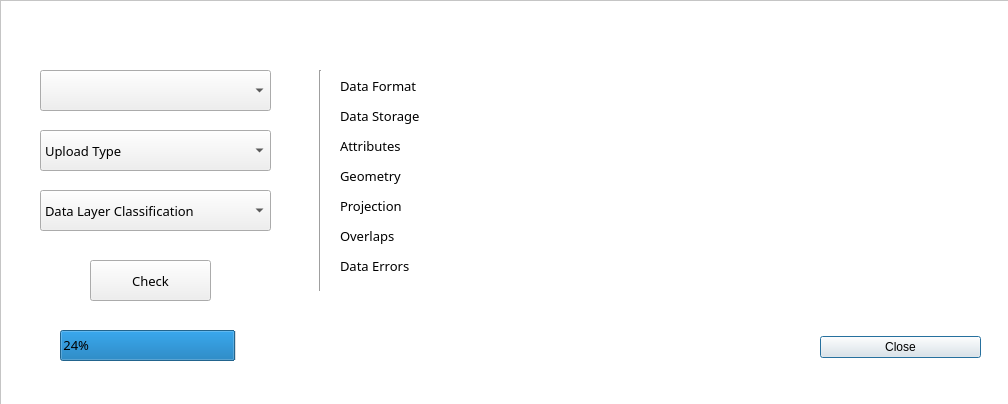
<?xml version="1.0" encoding="UTF-8"?>
<ui version="4.0">
 <class>flintpro_datackeckDialogBase</class>
 <widget class="QDialog" name="flintpro_datackeckDialogBase">
  <property name="windowModality">
   <enum>Qt::ApplicationModal</enum>
  </property>
  <property name="geometry">
   <rect>
    <x>0</x>
    <y>0</y>
    <width>1008</width>
    <height>404</height>
   </rect>
  </property>
  <property name="font">
   <font>
    <family>Bahnschrift Light SemiCondensed</family>
    <pointsize>10</pointsize>
    <weight>3</weight>
    <italic>false</italic>
    <bold>false</bold>
   </font>
  </property>
  <property name="windowTitle">
   <string>FLINTpro Datacheck</string>
  </property>
  <property name="layoutDirection">
   <enum>Qt::LeftToRight</enum>
  </property>
  <property name="autoFillBackground">
   <bool>false</bool>
  </property>
  <property name="styleSheet">
   <string notr="true">border-color: rgb(0, 0, 0);
font: 25 10pt &quot;Bahnschrift Light SemiCondensed&quot;;</string>
  </property>
  <widget class="QDialogButtonBox" name="button_box">
   <property name="geometry">
    <rect>
     <x>820</x>
     <y>331</y>
     <width>161</width>
     <height>31</height>
    </rect>
   </property>
   <property name="orientation">
    <enum>Qt::Vertical</enum>
   </property>
   <property name="standardButtons">
    <set>QDialogButtonBox::Close</set>
   </property>
   <property name="centerButtons">
    <bool>true</bool>
   </property>
  </widget>
  <widget class="QgsMapLayerComboBox" name="CB_maplayer">
   <property name="geometry">
    <rect>
     <x>40</x>
     <y>70</y>
     <width>231</width>
     <height>41</height>
    </rect>
   </property>
  </widget>
  <widget class="QComboBox" name="CB_upload_type">
   <property name="geometry">
    <rect>
     <x>40</x>
     <y>130</y>
     <width>231</width>
     <height>41</height>
    </rect>
   </property>
   <item>
    <property name="text">
     <string>Upload Type</string>
    </property>
   </item>
   <item>
    <property name="text">
     <string>Vector</string>
    </property>
   </item>
   <item>
    <property name="text">
     <string>Raster</string>
    </property>
   </item>
  </widget>
  <widget class="QComboBox" name="CB_layer_class">
   <property name="geometry">
    <rect>
     <x>40</x>
     <y>190</y>
     <width>231</width>
     <height>41</height>
    </rect>
   </property>
   <property name="styleSheet">
    <string notr="true"/>
   </property>
   <item>
    <property name="text">
     <string>Data Layer Classification</string>
    </property>
   </item>
   <item>
    <property name="text">
     <string>Simulation Area</string>
    </property>
   </item>
   <item>
    <property name="text">
     <string>Project Area</string>
    </property>
   </item>
   <item>
    <property name="text">
     <string>Administrative Boundary</string>
    </property>
   </item>
   <item>
    <property name="text">
     <string>Ecological Zone</string>
    </property>
   </item>
   <item>
    <property name="text">
     <string>Global Region</string>
    </property>
   </item>
   <item>
    <property name="text">
     <string>Soil Type</string>
    </property>
   </item>
   <item>
    <property name="text">
     <string>Forest Cover Region</string>
    </property>
   </item>
  </widget>
  <widget class="QLabel" name="Label_Errors">
   <property name="geometry">
    <rect>
     <x>530</x>
     <y>251</y>
     <width>461</width>
     <height>31</height>
    </rect>
   </property>
   <property name="cursor">
    <cursorShape>ArrowCursor</cursorShape>
   </property>
   <property name="contextMenuPolicy">
    <enum>Qt::ActionsContextMenu</enum>
   </property>
   <property name="toolTipDuration">
    <number>-1</number>
   </property>
   <property name="frameShape">
    <enum>QFrame::NoFrame</enum>
   </property>
   <property name="text">
    <string/>
   </property>
   <property name="textFormat">
    <enum>Qt::PlainText</enum>
   </property>
  </widget>
  <widget class="QPushButton" name="PB_Check_Button">
   <property name="geometry">
    <rect>
     <x>90</x>
     <y>260</y>
     <width>121</width>
     <height>41</height>
    </rect>
   </property>
   <property name="text">
    <string>Check</string>
   </property>
  </widget>
  <widget class="QLabel" name="Label_Format">
   <property name="geometry">
    <rect>
     <x>530</x>
     <y>71</y>
     <width>461</width>
     <height>31</height>
    </rect>
   </property>
   <property name="frameShape">
    <enum>QFrame::NoFrame</enum>
   </property>
   <property name="text">
    <string/>
   </property>
   <property name="textFormat">
    <enum>Qt::PlainText</enum>
   </property>
  </widget>
  <widget class="QLabel" name="Label_Errors_Static">
   <property name="geometry">
    <rect>
     <x>340</x>
     <y>250</y>
     <width>231</width>
     <height>31</height>
    </rect>
   </property>
   <property name="text">
    <string>Data Errors</string>
   </property>
   <property name="textFormat">
    <enum>Qt::PlainText</enum>
   </property>
   <property name="wordWrap">
    <bool>false</bool>
   </property>
  </widget>
  <widget class="QLabel" name="Label_Storage_Static">
   <property name="geometry">
    <rect>
     <x>340</x>
     <y>100</y>
     <width>231</width>
     <height>31</height>
    </rect>
   </property>
   <property name="text">
    <string>Data Storage</string>
   </property>
  </widget>
  <widget class="QLabel" name="Label_Format_Static">
   <property name="geometry">
    <rect>
     <x>340</x>
     <y>70</y>
     <width>231</width>
     <height>31</height>
    </rect>
   </property>
   <property name="text">
    <string>Data Format</string>
   </property>
  </widget>
  <widget class="QLabel" name="Label_Storage">
   <property name="geometry">
    <rect>
     <x>530</x>
     <y>101</y>
     <width>461</width>
     <height>31</height>
    </rect>
   </property>
   <property name="frameShape">
    <enum>QFrame::NoFrame</enum>
   </property>
   <property name="text">
    <string/>
   </property>
   <property name="textFormat">
    <enum>Qt::PlainText</enum>
   </property>
  </widget>
  <widget class="QLabel" name="Attributes_Static">
   <property name="geometry">
    <rect>
     <x>340</x>
     <y>130</y>
     <width>231</width>
     <height>31</height>
    </rect>
   </property>
   <property name="text">
    <string>Attributes</string>
   </property>
  </widget>
  <widget class="QLabel" name="Label_Attributes">
   <property name="geometry">
    <rect>
     <x>530</x>
     <y>131</y>
     <width>461</width>
     <height>31</height>
    </rect>
   </property>
   <property name="frameShape">
    <enum>QFrame::NoFrame</enum>
   </property>
   <property name="text">
    <string/>
   </property>
   <property name="textFormat">
    <enum>Qt::PlainText</enum>
   </property>
  </widget>
  <widget class="QLabel" name="Label_Geometry_Static">
   <property name="geometry">
    <rect>
     <x>340</x>
     <y>160</y>
     <width>231</width>
     <height>31</height>
    </rect>
   </property>
   <property name="text">
    <string>Geometry</string>
   </property>
  </widget>
  <widget class="QLabel" name="Label_Geometry">
   <property name="geometry">
    <rect>
     <x>530</x>
     <y>161</y>
     <width>461</width>
     <height>31</height>
    </rect>
   </property>
   <property name="styleSheet">
    <string notr="true">border-color: rgb(20, 20, 20);</string>
   </property>
   <property name="frameShape">
    <enum>QFrame::NoFrame</enum>
   </property>
   <property name="text">
    <string/>
   </property>
   <property name="textFormat">
    <enum>Qt::PlainText</enum>
   </property>
  </widget>
  <widget class="QLabel" name="Label_Projection_Static">
   <property name="geometry">
    <rect>
     <x>340</x>
     <y>190</y>
     <width>231</width>
     <height>31</height>
    </rect>
   </property>
   <property name="text">
    <string>Projection</string>
   </property>
  </widget>
  <widget class="QLabel" name="Label_Projection">
   <property name="geometry">
    <rect>
     <x>530</x>
     <y>191</y>
     <width>461</width>
     <height>31</height>
    </rect>
   </property>
   <property name="frameShape">
    <enum>QFrame::NoFrame</enum>
   </property>
   <property name="text">
    <string/>
   </property>
   <property name="textFormat">
    <enum>Qt::PlainText</enum>
   </property>
  </widget>
  <widget class="Line" name="Separator_Line">
   <property name="geometry">
    <rect>
     <x>310</x>
     <y>70</y>
     <width>20</width>
     <height>221</height>
    </rect>
   </property>
   <property name="orientation">
    <enum>Qt::Vertical</enum>
   </property>
  </widget>
  <widget class="QGraphicsView" name="Background">
   <property name="geometry">
    <rect>
     <x>0</x>
     <y>0</y>
     <width>1011</width>
     <height>411</height>
    </rect>
   </property>
   <property name="styleSheet">
    <string notr="true">background-color: rgb(255, 255, 255);</string>
   </property>
  </widget>
  <widget class="QLabel" name="Label_Overlaps_Static">
   <property name="geometry">
    <rect>
     <x>340</x>
     <y>220</y>
     <width>231</width>
     <height>31</height>
    </rect>
   </property>
   <property name="text">
    <string>Overlaps</string>
   </property>
  </widget>
  <widget class="QLabel" name="Label_Overlaps">
   <property name="geometry">
    <rect>
     <x>530</x>
     <y>221</y>
     <width>461</width>
     <height>31</height>
    </rect>
   </property>
   <property name="frameShape">
    <enum>QFrame::NoFrame</enum>
   </property>
   <property name="text">
    <string/>
   </property>
   <property name="textFormat">
    <enum>Qt::PlainText</enum>
   </property>
  </widget>
  <widget class="QProgressBar" name="progressBar">
   <property name="geometry">
    <rect>
     <x>60</x>
     <y>330</y>
     <width>731</width>
     <height>31</height>
    </rect>
   </property>
   <property name="font">
    <font>
     <family>Bahnschrift Light SemiCondensed</family>
     <pointsize>10</pointsize>
     <weight>3</weight>
     <italic>false</italic>
     <bold>false</bold>
    </font>
   </property>
   <property name="styleSheet">
    <string notr="true">
border-color: rgb(36, 36, 36);</string>
   </property>
   <property name="value">
    <number>24</number>
   </property>
   <property name="alignment">
    <set>Qt::AlignLeading|Qt::AlignLeft|Qt::AlignVCenter</set>
   </property>
   <property name="textVisible">
    <bool>true</bool>
   </property>
   <property name="format">
    <string> %p%</string>
   </property>
  </widget>
  <zorder>Background</zorder>
  <zorder>button_box</zorder>
  <zorder>CB_maplayer</zorder>
  <zorder>CB_upload_type</zorder>
  <zorder>CB_layer_class</zorder>
  <zorder>Label_Errors</zorder>
  <zorder>PB_Check_Button</zorder>
  <zorder>Label_Format</zorder>
  <zorder>Label_Errors_Static</zorder>
  <zorder>Label_Storage_Static</zorder>
  <zorder>Label_Format_Static</zorder>
  <zorder>Label_Storage</zorder>
  <zorder>Attributes_Static</zorder>
  <zorder>Label_Attributes</zorder>
  <zorder>Label_Geometry_Static</zorder>
  <zorder>Label_Geometry</zorder>
  <zorder>Label_Projection_Static</zorder>
  <zorder>Label_Projection</zorder>
  <zorder>Separator_Line</zorder>
  <zorder>Label_Overlaps_Static</zorder>
  <zorder>Label_Overlaps</zorder>
  <zorder>progressBar</zorder>
 </widget>
 <customwidgets>
  <customwidget>
   <class>QgsMapLayerComboBox</class>
   <extends>QComboBox</extends>
   <header>qgsmaplayercombobox.h</header>
  </customwidget>
 </customwidgets>
 <resources/>
 <connections>
  <connection>
   <sender>button_box</sender>
   <signal>accepted()</signal>
   <receiver>flintpro_datackeckDialogBase</receiver>
   <slot>accept()</slot>
   <hints>
    <hint type="sourcelabel">
     <x>20</x>
     <y>20</y>
    </hint>
    <hint type="destinationlabel">
     <x>20</x>
     <y>20</y>
    </hint>
   </hints>
  </connection>
  <connection>
   <sender>button_box</sender>
   <signal>rejected()</signal>
   <receiver>flintpro_datackeckDialogBase</receiver>
   <slot>reject()</slot>
   <hints>
    <hint type="sourcelabel">
     <x>20</x>
     <y>20</y>
    </hint>
    <hint type="destinationlabel">
     <x>20</x>
     <y>20</y>
    </hint>
   </hints>
  </connection>
 </connections>
</ui>
